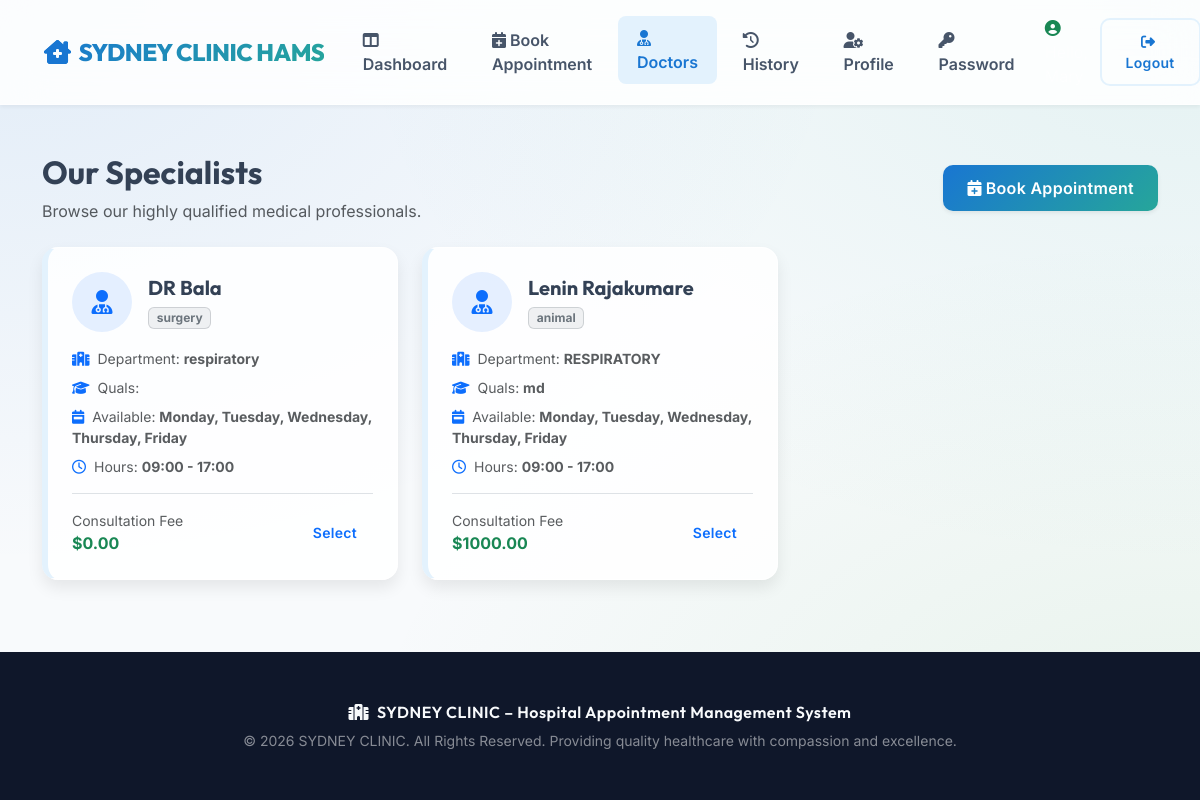
The app's page /doctors/ (signed in) with its own data.
### appointments/models.py (models this page shows, shortened)
class Doctor(models.Model):
    STATUS_CHOICES = [
        ('Active', 'Active'),
        ('Inactive', 'Inactive'),
    ]
    full_name = models.CharField(max_length=100)
    specialization = models.CharField(max_length=100)
    department = models.ForeignKey(Department, on_delete=models.CASCADE, related_name='doctors')
    email = models.EmailField(unique=True)
    phone = models.CharField(max_length=15)
    qualification = models.CharField(max_length=150, blank=True, default='')
    experience = models.IntegerField(default=0)  # experience in years
    available_days = models.CharField(max_length=100, default='Monday, Tuesday, Wednesday, Thursday, Friday')
    available_time = models.CharField(max_length=50, default='09:00 - 17:00')
    consultation_fee = models.DecimalField(max_digits=10, decimal_places=2, default=0.0)
    status = models.CharField(max_length=10, choices=STATUS_CHOICES, default='Active')

class Department(models.Model):
    STATUS_CHOICES = [
        ('Active', 'Active'),
        ('Inactive', 'Inactive'),
    ]
    department_name = models.CharField(max_length=100, unique=True)
    description = models.TextField(blank=True, default='')
    status = models.CharField(max_length=10, choices=STATUS_CHOICES, default='Active')

### appointments/views.py (the view)
# urls.py: path('doctors/', views.patient_doctors, name='patient_doctors'),
@login_required
def patient_doctors(request):
    try:
        patient = request.user.patient_profile
    except Patient.DoesNotExist:
        return redirect('admin_dashboard')
    doctors = Doctor.objects.filter(status='Active').select_related('department')
    return render(request, 'patient/doctors.html', {'doctors': doctors})

### templates/patient/doctors.html (shortened to what this page needs)
{% extends 'base.html' %}
{% block content %}
<div class="fade-in-up">
    <div class="d-flex justify-content-between align-items-center mb-4">
        <div>
            <h2 class="fw-bold" style="font-family: 'Outfit', sans-serif;">Our Specialists</h2>
            <p class="text-muted mb-0">Browse our highly qualified medical professionals.</p>
        </div>
        <div>
            <a href="{% url 'patient_book_appointment' %}" class="btn btn-primary shadow-sm">
                <i class="fa-solid fa-calendar-plus me-1"></i>Book Appointment
            </a>
        </div>
    </div>
    <div class="row g-4">
        {% for doctor in doctors %}
        <div class="col-md-6 col-lg-4">
            <div class="glass-card h-100 p-4 d-flex flex-column stat-card" style="border-left-color: var(--primary-light);">
                <div class="d-flex align-items-center mb-3">
                    <div class="bg-primary bg-opacity-10 rounded-circle d-flex align-items-center justify-content-center text-primary" style="width: 60px; height: 60px; font-size: 1.5rem;">
                        <i class="fa-solid fa-user-doctor"></i>
                    </div>
                    <div class="ms-3">
                        <h5 class="fw-bold mb-1" style="font-family: 'Outfit', sans-serif;">{{ doctor.full_name }}</h5>
                        <span class="badge bg-secondary bg-opacity-10 text-secondary border border-secondary border-opacity-25">{{ doctor.specialization }}</span>
                    </div>
                </div>
                <div class="mb-3 flex-grow-1">
                    <p class="small text-muted mb-2"><i class="fa-solid fa-hospital me-2 text-primary"></i>Department: <strong>{{ doctor.department.department_name }}</strong></p>
                    <p class="small text-muted mb-2"><i class="fa-solid fa-graduation-cap me-2 text-primary"></i>Quals: <strong>{{ doctor.qualification }}</strong></p>
                    <p class="small text-muted mb-2"><i class="fa-solid fa-calendar-week me-2 text-primary"></i>Available: <strong>{{ doctor.available_days }}</strong></p>
                    <p class="small text-muted mb-0"><i class="fa-regular fa-clock me-2 text-primary"></i>Hours: <strong>{{ doctor.available_time }}</strong></p>
                </div>
                <div class="border-top pt-3 d-flex justify-content-between align-items-center">
                    <div>
                        <span class="small text-muted d-block">Consultation Fee</span>
                        <strong class="text-success">${{ doctor.consultation_fee }}</strong>
                    </div>
                    <a href="{% url 'patient_book_appointment' %}" class="btn btn-sm btn-outline-primary rounded-pill px-3">Select</a>
                </div>
            </div>
        </div>
        {% empty %}
        <div class="col-12 text-center py-5 glass-card">
            <div class="stat-icon mb-3 text-muted"><i class="fa-solid fa-user-slash"></i></div>
            <h4>No active doctors available</h4>
            <p class="text-muted">Please check back later.</p>
        </div>
        {% endfor %}
    </div>
</div>
{% endblock %}

### static/css/style.css (style rules this page uses)
:root { --primary-color: #1976D2; --primary-hover: #1565C0; --primary-light: #E3F2FD; --secondary-color: #26A69A; --secondary-hover: #00897B; --accent-color: #4CAF50; --accent-hover: #43A047; --success-color: #10B981; --danger-color: #EF4444; --warning-color: #F59E0B; --info-color: #3B82F6; --light-bg: #F8FAFC; --white: #ffffff; --border-radius: 16px; --shadow-sm: 0 2px 4px rgba(0,0,0,0.05); --shadow-md: 0 8px 16px rgba(0,0,0,0.08); --shadow-lg: 0 20px 40px rgba(0,0,0,0.12); --glass-bg: rgba(255, 255, 255, 0.85); --glass-border: rgba(255, 255, 255, 0.6); --glass-blur: blur(20px); --gradient-primary: linear-gradient(135deg, #1976D2 0%, #26A69A 100%); --glow-primary: 0 0 20px rgba(25, 118, 210, 0.3); --glow-secondary: 0 0 20px rgba(38, 166, 154, 0.3); }
body { font-family: 'Inter', 'Outfit', -apple-system, BlinkMacSystemFont, "Segoe UI", Roboto, sans-serif; background: #F8FAFC; background-image: radial-gradient(at 0% 0%, hsla(211, 79%, 46%, 0.1) 0px, transparent 50%), radial-gradient(at 100% 0%, hsla(174, 62%, 40%, 0.1) 0px, transparent 50%), radial-gradient(at 100% 100%, hsla(122, 39%, 49%, 0.1) 0px, transparent 50%); background-attachment: fixed; color: #334155; min-height: 100vh; display: flex; flex-direction: column; }
.glass-card { background: var(--glass-bg); backdrop-filter: var(--glass-blur); -webkit-backdrop-filter: var(--glass-blur); border: 1px solid var(--glass-border); border-radius: var(--border-radius); box-shadow: var(--shadow-md); transition: all 0.4s cubic-bezier(0.175, 0.885, 0.32, 1.275); overflow: hidden; }
.btn { border-radius: 10px; padding: 0.7rem 1.5rem; font-weight: 600; transition: all 0.3s ease; letter-spacing: 0.3px; border: none; }
.btn-primary { background: var(--gradient-primary); color: white; box-shadow: 0 4px 10px rgba(25, 118, 210, 0.3); }
.stat-card { border-left: 6px solid var(--primary-color); position: relative; overflow: hidden; }
.stat-card::after { content: ''; position: absolute; top: -50%; right: -50%; width: 100%; height: 100%; background: radial-gradient(circle, rgba(255,255,255,0.8) 0%, rgba(255,255,255,0) 70%); opacity: 0; transition: opacity 0.5s ease; pointer-events: none; }
.fade-in-up { animation: fadeInUp 0.6s cubic-bezier(0.16, 1, 0.3, 1) forwards; }

### records on screen
Doctor: full_name "DR Bala", specialization "surgery", department.department_name "respiratory", available_days "Monday, Tuesday, Wednesday, Thursday, Friday", available_time "09:00 - 17:00", consultation_fee "0.00"
Doctor: full_name "Lenin Rajakumare", specialization "animal", department.department_name "RESPIRATORY", qualification "md", available_days "Monday, Tuesday, Wednesday, Thursday, Friday", available_time "09:00 - 17:00", consultation_fee "1000.00"
